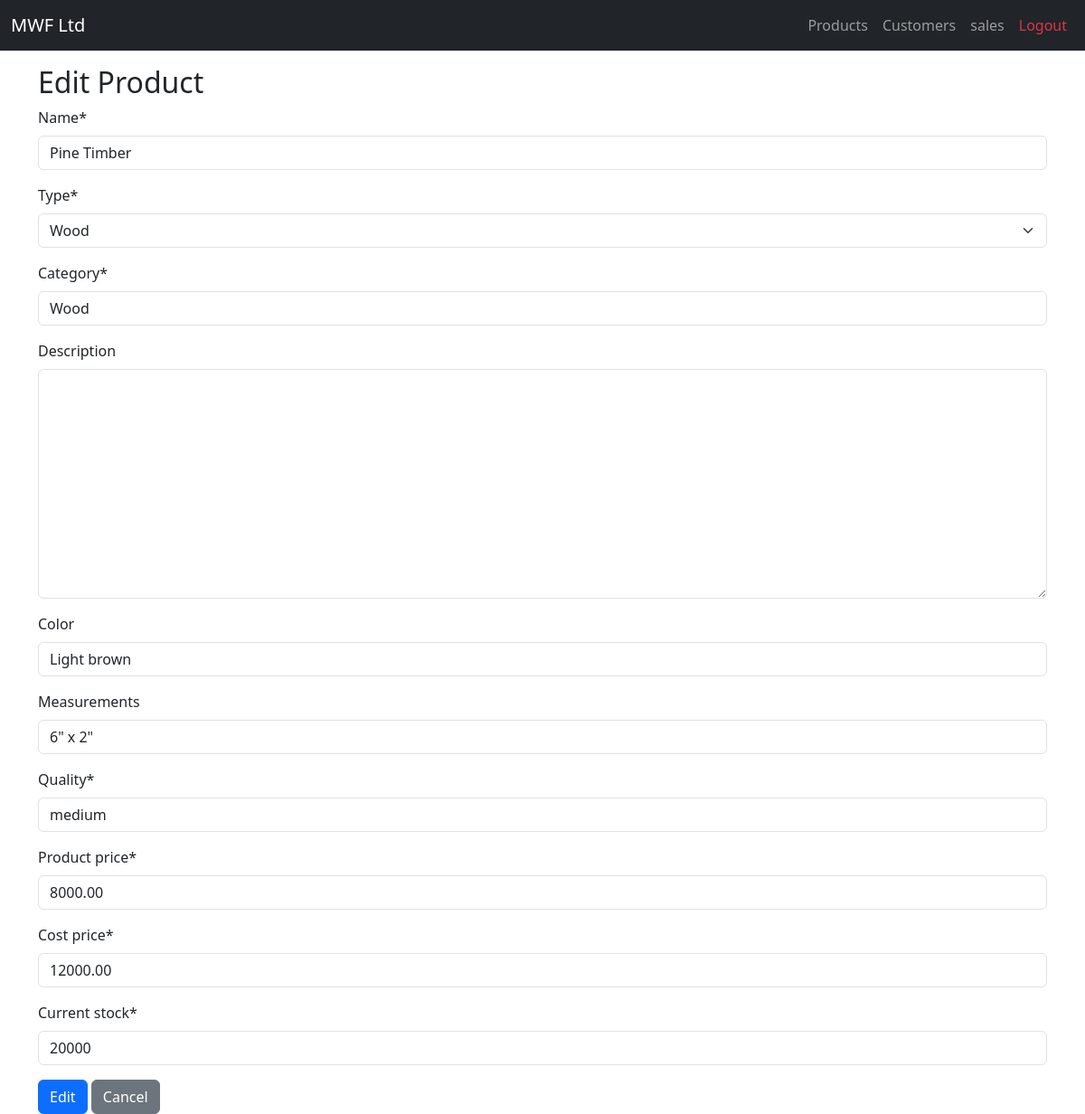
The page /products/edit/2/ on the database as committed earlier.
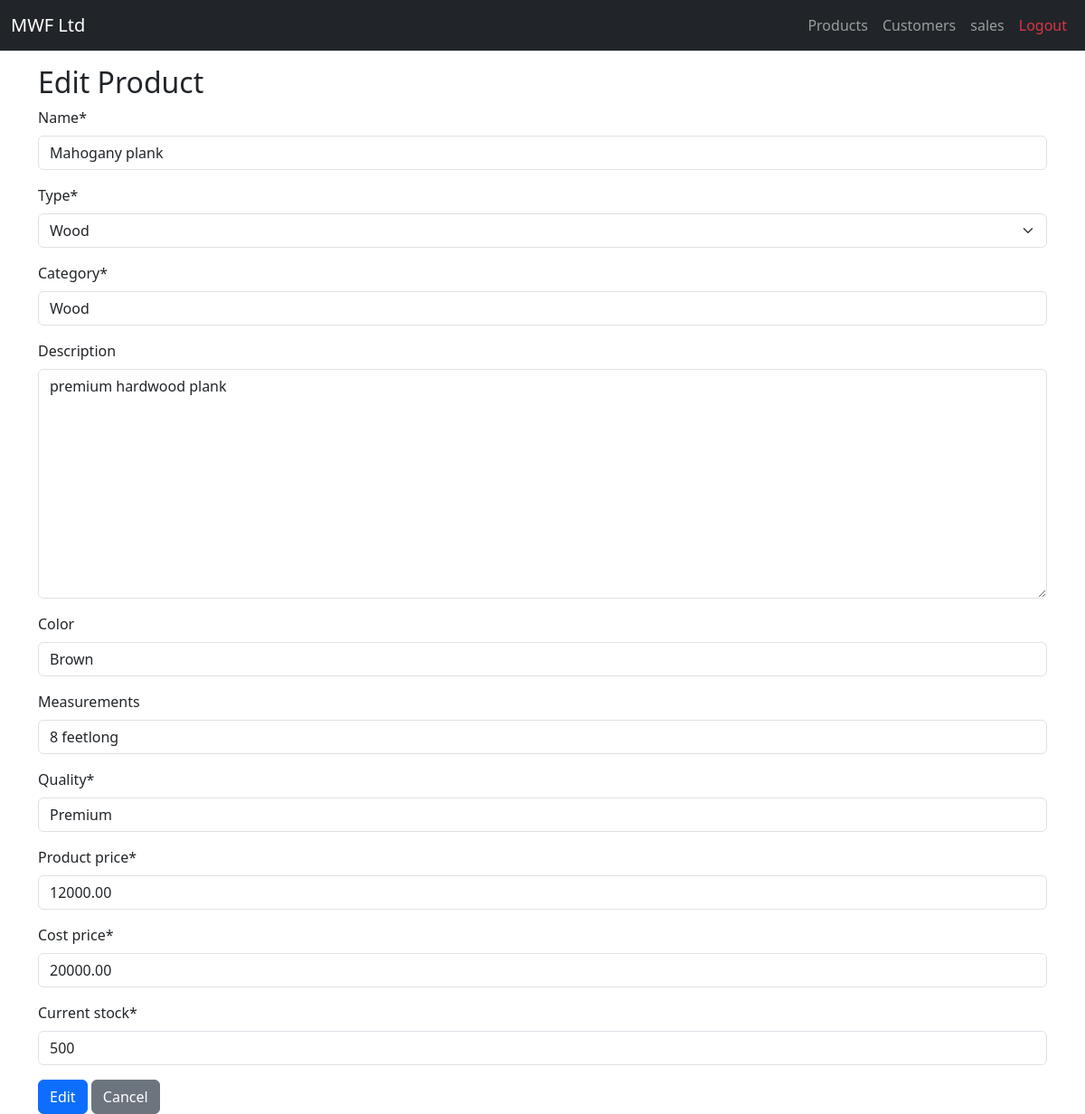
The same page on the database as committed later.
### products/models.py (models this page shows, shortened)
class Product(models.Model):
    WOOD = 'wood'
    FURNITURE = 'furniture'
    PRODUCT_TYPE_CHOICES = [
        (WOOD, 'Wood'),
        (FURNITURE, 'Furniture'),
    ]
    name = models.CharField(max_length=100)
    type = models.CharField(max_length=20, choices=PRODUCT_TYPE_CHOICES)
    category = models.CharField(max_length=50)  # e.g., sofa, timber
    description = models.TextField(blank=True)
    color = models.CharField(max_length=30, blank=True, null=True)
    measurements = models.CharField(max_length=100, blank=True, null=True)
    quality = models.CharField(max_length=50)
    product_price = models.DecimalField(max_digits=10, decimal_places=2)
    cost_price = models.DecimalField(max_digits=10, decimal_places=2)
    current_stock = models.PositiveIntegerField(default=0)
    date_added = models.DateField(auto_now_add=True)

### products/views.py (the view)
# urls.py: path('edit/<int:pk>/', views.edit_product, name='edit_product'),
def edit_product(request, pk):
    product = get_object_or_404(Product, pk=pk)
    if request.method == 'POST':
        form = ProductForm(request.POST, instance=product)
        if form.is_valid():
            form.save()
            return redirect('product_list')
    else:
        form = ProductForm(instance=product)
    return render(request, 'product_form.html', {'form': form, 'action': 'Edit'})

### products/forms.py (shortened to what this page needs)
class ProductForm(forms.ModelForm):
    class Meta:
        model = Product
        fields = [
            'name', 'type', 'category', 'description', 'color', 'measurements',
            'quality', 'product_price', 'cost_price', 'current_stock'
        ]
        error_messages ={
            "name":{"required" :"please enter the name"},
            "type":{"required":"please enter the type"},
            "category":{"required":"category is required"},
            "description":{"required":"please enter description"},
            "quality":{"required":"please enter the quality"},
            "product_price":{"required":"please enter product_price"},
            "cost_price":{"required":"please enter the cost_price"},
            "curent_stock":{"required":"please enter the current_stock"}
        }

### products/templates/product_form.html (shortened to what this page needs)
{% extends 'base.html' %}
{% load crispy_forms_tags %}
{% block content %}
  <h2>{{ action }} Product</h2>
  <form method="post" novalidate>
    {{ form | crispy }}
    <button type="submit" class="btn btn-primary">{{ action }}</button>
    <a href="{% url 'product_list' %}" class="btn btn-secondary">Cancel</a>
  </form>
{% endblock %}

Rows that differ between the two databases and show on the page:
changed Product "Wood": name "Pine Timber" → "Mahogany plank"; description (not shown) → "premium hardwood plank"; color "Light brown" → "Brown"; measurements "6\" x 2\"" → "8 feetlong"; quality "medium" → "Premium"; product_price "8000.00" → "12000.00"; cost_price "12000.00" → "20000.00"; current_stock "20000" → "500"
